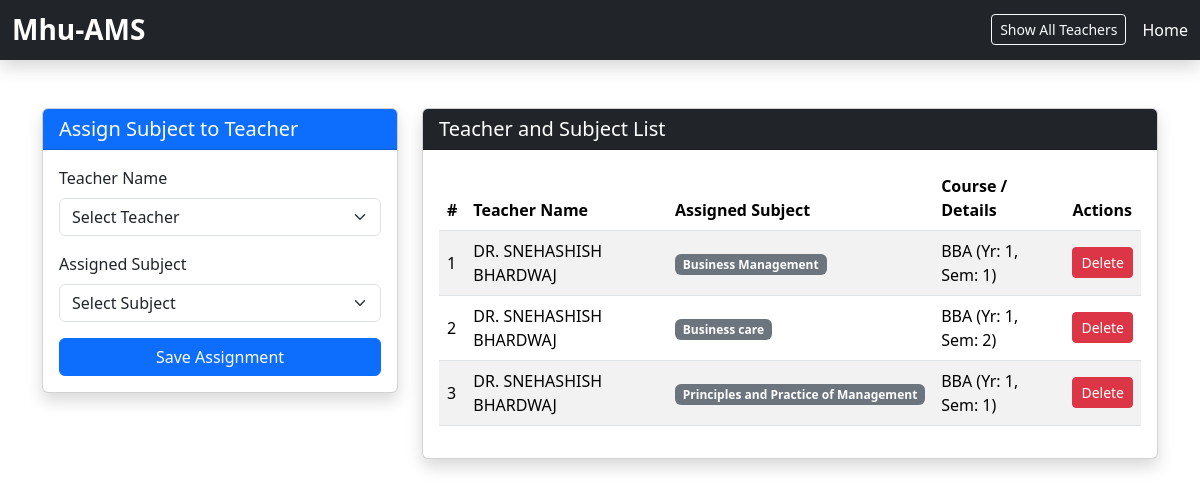
Page /dean/manage_teachers.php on the committed database.
### tables this page shows
CREATE TABLE `subjected_teacher` (
  `id` int(11) NOT NULL,
  `teacher_id` int(11) NOT NULL,
  `sub_id` int(11) NOT NULL,
  `teacher_name` varchar(255) NOT NULL,
  `subject_name` varchar(255) NOT NULL,
  `course_name` varchar(255) NOT NULL,
  `year` int(11) NOT NULL,
  `semester` int(11) NOT NULL,
  `subject_code` varchar(66) NOT NULL
);

### dean/manage_teachers.php (the view, shortened to what this page needs)
<?php
include "../db_connect.php";
?>
<!doctype html>
<html lang="en" data-bs-theme="light">
    <head>
        <link
            href="https://cdn.jsdelivr.net/npm/bootstrap@5.3.8/dist/css/bootstrap.min.css"
            rel="stylesheet"
        />
    </head>
    <body>
        <header>
            <nav class="navbar navbar-dark bg-dark shadow">
                <div class="container-fluid">
                    <span class="navbar-brand mb-0 h1 fs-3 fw-bold">Mhu-AMS</span>
                    <div class="d-flex align-items-center gap-3">
                        <button type="button" class="btn btn-outline-light btn-sm" data-bs-toggle="modal" data-bs-target="#allTeachersModal">
                            Show All Teachers
                        </button>
                        <a href="index.php" class="text-white text-decoration-none">Home</a>
                    </div>
                </div>
            </nav>
        </header>
        <main class="container my-5">
            <div class="row">
                <div class="col-md-4 mb-4">
                    <div class="card shadow">
                        <div class="card-header bg-primary text-white">
                            <h5 class="mb-0">Assign Subject to Teacher</h5>
                        </div>
                        <div class="card-body">
                            <form action="" method="POST">
                                <div class="mb-3">
                                    <label for="teacherSelect" class="form-label">Teacher Name</label>
                                    <select class="form-select" id="teacherSelect" name="teacher_id" required>
                                        <option value="" selected disabled>Select Teacher</option>
                                    </select>
                                </div>
                                <div class="mb-3">
                                    <label for="subjectSelect" class="form-label">Assigned Subject</label>
                                    <select class="form-select" id="subjectSelect" name="subject_id" required>
                                        <option value="" selected disabled>Select Subject</option>
                                    </select>
                                </div>
                                <button type="submit" name="submit_assignment" class="btn btn-primary w-100">Save Assignment</button>
                            </form>
                        </div>
                    </div>
                </div>
                <div class="col-md-8">
                    <div class="card shadow">
                        <div class="card-header bg-dark text-white">
                            <h5 class="mb-0">Teacher and Subject List</h5>
                        </div>
                        <div class="card-body">
                            <div class="table-responsive">
                                <table class="table table-striped table-hover align-middle">
                                    <thead>
                                        <tr>
                                            <th>#</th>
                                            <th>Teacher Name</th>
                                            <th>Assigned Subject</th>
                                            <th>Course / Details</th>
                                            <th>Actions</th>
                                        </tr>
                                    </thead>
                                    <tbody>
                                        <?php
                                        $assigned_res = mysqli_query($conn, "SELECT * FROM subjected_teacher");
                                        if (mysqli_num_rows($assigned_res) > 0) {
                                            $counter = 1;
                                            while ($row = mysqli_fetch_assoc($assigned_res)) {
                                                echo '<tr>';
                                                echo '<td>' . $counter++ . '</td>';
                                                echo '<td>' . htmlspecialchars($row['teacher_name']) . '</td>';
                                                echo '<td><span class="badge bg-secondary">' . htmlspecialchars($row['subject_name']) . '</span></td>';
                                                echo '<td>' . htmlspecialchars($row['course_name']) . ' (Yr: ' . $row['year'] . ', Sem: ' . $row['semester'] . ')</td>';
                                                echo '<td>
                                                        <a href="?delete=' . $row['id'] . '" class="btn btn-sm btn-danger" onclick="return confirm(\'Are you sure you want to delete this assignment?\');">Delete</a>
                                                      </td>';
                                                echo '</tr>';
                                            }
                                        } else {
                                            echo '<tr><td colspan="5" class="text-center text-muted">No assignments found.</td></tr>';
                                        }
                                        ?>
                                    </tbody>
                                </table>
                            </div>
                        </div>
                    </div>
                </div>
            </div>
        </main>
    </body>
</html>

### rows in the picture
subjected_teacher: teacher_name "DR. SNEHASHISH BHARDWAJ", subject_name "Business Management", course_name "BBA", year "1", semester "1"
subjected_teacher: teacher_name "DR. SNEHASHISH BHARDWAJ", subject_name "Business care", course_name "BBA", year "1", semester "2"
subjected_teacher: teacher_name "DR. SNEHASHISH BHARDWAJ", subject_name "Principles and Practice of Management", course_name "BBA", year "1", semester "1"
